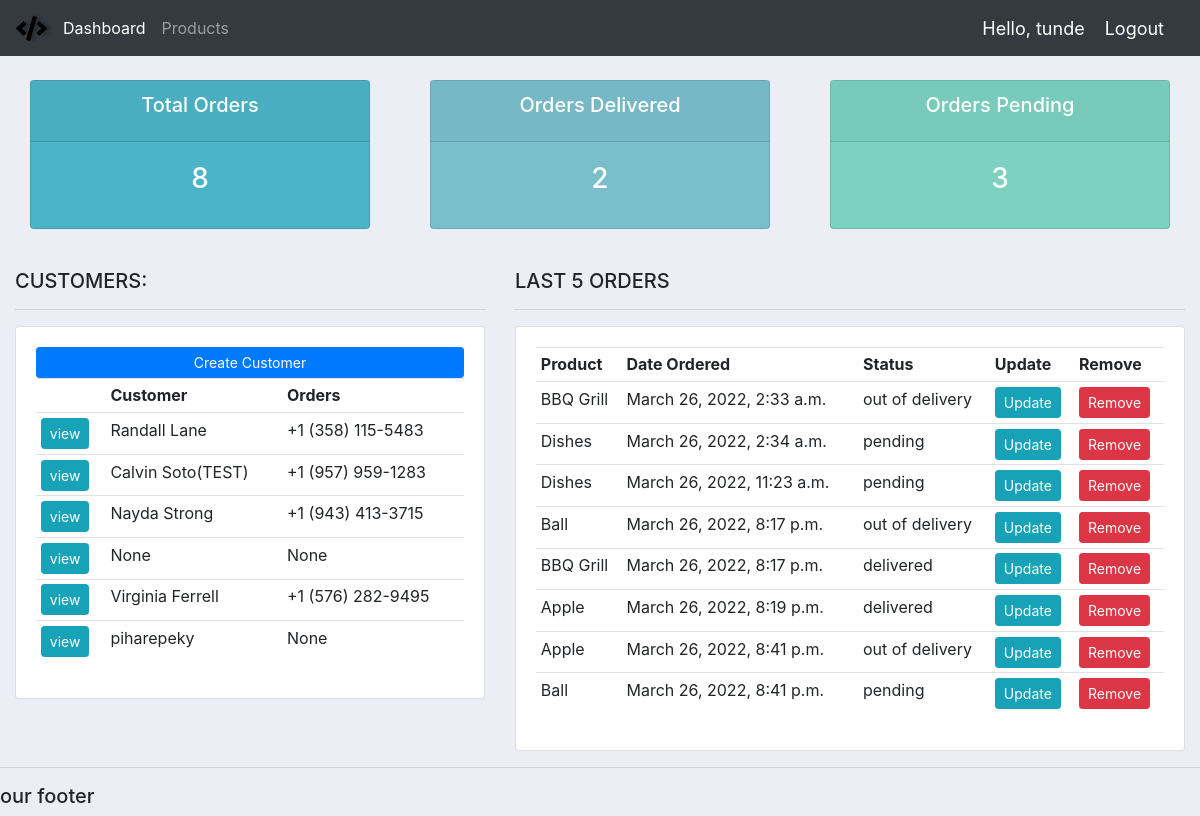
Screenshot of / (signed in) with the database file from the repository.
### main/models.py (models this page shows, shortened)
class Customer(models.Model):
    user = models.OneToOneField(User, null=True, blank=True, on_delete=models.CASCADE)
    name = models.CharField(max_length=200, null=True)
    phone = models.CharField(max_length=200, null=True)
    email= models.EmailField(max_length=200, null=True)
    profile_pic = models.ImageField(default = "3.png" , null=True, blank=True)
    date_created = models.DateTimeField(auto_now_add=True, null=True)

class Order(models.Model):
    STATUS = (
        ('pending', 'Pending'),
        ('out of delivery', 'Out Of Delivery'),
        ('delivered', 'Delivered'),
    )
    customer = models.ForeignKey(Customer, null=True, on_delete=models.SET_NULL)
    product = models.ForeignKey(Product, null=True, on_delete=models.SET_NULL)
    date_created = models.DateTimeField(auto_now_add=True, null=True)
    status = models.CharField(max_length=200, null=True, choices=STATUS)
    note = models.CharField(max_length=1200, null=True)

class Product(models.Model):
    CATEGORY = (
        ('Indoor Item', 'Indoor Item'),
        ('Outdoor Item', 'Outdoor Item'),
    )
    name = models.CharField(max_length=200, null=True)
    price = models.FloatField( null=True)
    category = models.CharField(max_length=200, null=True, choices=CATEGORY)
    description = models.TextField( null=True, blank=True)
    date_created = models.DateTimeField(auto_now_add=True, null=True)
    tag = models.ManyToManyField(Tag)
    def __str__(self):
        return self.name

### main/decorators.py (the view)
	def wrapper_function(request, *args, **kwargs):
		group = None
		if request.user.groups.exists():
			group = request.user.groups.all()[0].name
		if group == 'customer':
			return redirect('user-page')
		if group == 'admin':
			return view_func(request, *args, **kwargs)

### main/views.py (called while the page is built)
@login_required(login_url='login')
@admin_only
def home(request):
    orders = Order.objects.all()
    customers = Customer.objects.all()
    total_customer = customers.count()
    total_order = orders.count()
    delivered = orders.filter(status = 'delivered').count()
    pending = orders.filter(status = 'pending').count()
    context = {
        'orders':orders,
        'customers':customers,
        'total_order':total_order,
        'total_customer':total_customer,
        'delivered':delivered,
        'pending':pending,
    }
    return render(request, 'main/dashboard.html', context = context)

### main/templates/main/dashboard.html
{% extends 'main/base.html' %}
{% block content %}
{% include 'main/status.html' %}
<br>
<div class='row'>
    <div class='col-md-5'>
        <h5>CUSTOMERS:</h5>
        <hr>
        <div class='card card-body'>
            <a class='btn btn-primary btn-sm btn-block' href=''>Create Customer</a>
            <table class='table table-sm'>
                <tr>
                    <th></th>
                    <th>Customer</th>
                    <th>Orders</th>
                </tr>
                {% for customer in customers %}
                <tr>
                    <td><a class='btn btn-sm btn-info' href='{% url 'customer' customer.id %}'>view</a></td>
                    <td>{{customer.name}}</td>
                    <td>{{customer.phone}}</td>
                </tr>
            {% endfor %}
            </table>
        </div>
    </div>
    <div class='col-md-7'>
        <h5>LAST 5 ORDERS</h5>
        <hr>
        <div class='card card-body'>
            <table class='table table-sm'>
                <tr>
                    <th>Product</th>
                    <th>Date Ordered</th>
                    <th>Status</th>
                    <th>Update</th>
                    <th>Remove</th>
                </tr>
                {% for order in orders %}
                <tr>
                    <td>{{order.product}}</td>
                    <td>{{order.date_created}}</td>
                    <td>{{order.status}}</td>
                    <td><a class='btn btn-sm btn-info' href="{% url 'update_order' order.id%}">Update</a></td>
                    <td><a class='btn btn-sm btn-danger' href="{% url 'delete_order' order.id%}">Remove</a></td>
                </tr>
                {% endfor %}
            </table>
        </div>
    </div>
</div>
{% endblock content %}

### main/templates/main/base.html (shortened to what this page needs)
{% load static %}
<!DOCTYPE html>
<html lang="en">
<head>
    <link rel="stylesheet" href="https://cdn.jsdelivr.net/npm/bootstrap@4.0.0/dist/css/bootstrap.min.css">
    <link rel='stylesheet' type='text/css' href="{% static '/css/base.css' %}">
</head>
<body>
    {% include 'main/navbar.html' %}
    <div class='container-fluid'>
        {% block content %}
        {% endblock content %}
    </div>
    <hr>
    <h5>our footer</h5>
</body>
</html>

### main/templates/main/navbar.html (shortened to what this page needs)
{% load static %}
<link rel='stylesheet' type='text/css' href="{% static '/css/nav.css' %}">
<nav class="navbar navbar-expand-lg navbar-dark bg-dark">
    <img src={% static 'images/1one.png' %}>
    <div class="collapse navbar-collapse" id="navbarNav">
      <ul class="navbar-nav">
        {% if request.user.is_staff %}
        <li class="nav-item active">
          <a class="nav-link" href="{% url 'home' %}">Dashboard</a>
        </li>
        <li class="nav-item">
          <a class="nav-link" href="{% url 'product' %} "> Products</a>
        </li>
        {% else %}
        <li class="nav-item">
          <a class="nav-link" href="{% url 'account' %}">Settings</a>
        </li>
        {% endif %}
      </ul>
    </div>
    <span class= "hello-msg">Hello, {{request.user}} </span>
    <span><a class= "hello-msg" href="{% url 'logout' %}" >Logout</a></span>
  </nav>

### main/templates/main/status.html
<br>
<div class='row'>
    <div class='col'>
        <div class='col-md'>
            <div class='card text-center text-white mb-3 ' id="total-orders">
                <div class='card-header'>
                    <h5 class='card-title'>Total Orders</h5>
                </div>
                <div class='card-body'>
                    <h3 class="card-title">{{total_order}}</h3>
                </div>
            </div>
        </div>
    </div>
    <div class='col'>
        <div class='col-md'>
            <div class='card text-center text-white mb-3' id="orders-delivered">
                <div class='card-header'>
                    <h5 class='card-title'>Orders Delivered</h5>
                </div>
                <div class='card-body'>
                    <h3 class="card-title">{{delivered}}</h3>
                </div>
            </div>
        </div>
    </div>
    <div class='col'>
        <div class='col-md'>
            <div class='card text-center text-white mb-3 ' id="orders-pending">
                <div class='card-header'>
                    <h5 class='card-title'>Orders Pending</h5>
                </div>
                <div class='card-body'>
                    <h3 class="card-title">{{pending}}</h3>
                </div>
            </div>
        </div>
    </div>
</div>

### main/static/css/base.css (style rules this page uses)
body { background-color: #ebeff5; }
#total-orders { background-color: #4cb4c7; }
#orders-delivered { background-color: #7abecc; }
#orders-pending { background-color: #7CD1C0; }

### main/static/css/nav.css (style rules this page uses)
.hello-msg { font-size: 18px; color: white; margin-right: 20px; }

### rows the page displays
Customer: name "Randall Lane", phone "+1 (358) 115-5483"
Customer: name "Calvin Soto(TEST)", phone "+1 (957) 959-1283"
Customer: name "Nayda Strong", phone "+1 (943) 413-3715"
Customer: name "None", phone "None"
Customer: name "Virginia Ferrell", phone "+1 (576) 282-9495"
Customer: name "piharepeky", phone "None"
Order: product "BBQ Grill", date_created "March 26, 2022, 2:33 a.m.", status "out of delivery"
Order: product "Dishes", date_created "March 26, 2022, 2:34 a.m.", status "pending"
Order: product "Dishes", date_created "March 26, 2022, 11:23 a.m.", status "pending"
Order: product "Ball", date_created "March 26, 2022, 8:17 p.m.", status "out of delivery"
Order: product "BBQ Grill", date_created "March 26, 2022, 8:17 p.m.", status "delivered"
Order: product "Apple", date_created "March 26, 2022, 8:19 p.m.", status "delivered"
Order: product "Apple", date_created "March 26, 2022, 8:41 p.m.", status "out of delivery"
Order: product "Ball", date_created "March 26, 2022, 8:41 p.m.", status "pending"

### other values shown
{{ request.user }} "tunde"
{{ total_order }} "8"
{{ delivered }} "2"
{{ pending }} "3"
